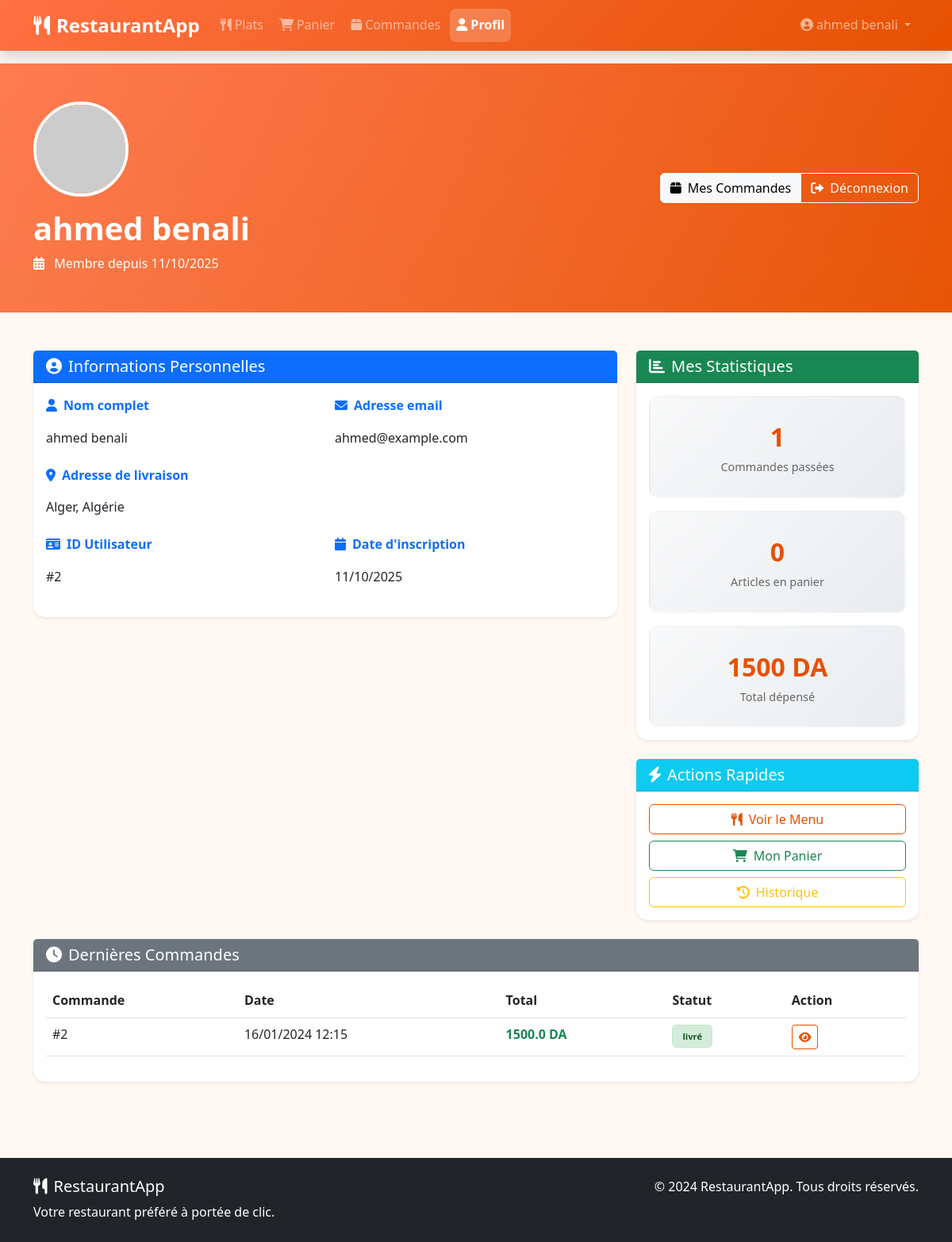
Screenshot of /profil (signed in) with the database file from the repository.
### app.py (models this page shows, shortened)
class User(UserMixin, db.Model):
    id = db.Column(db.Integer, primary_key=True)
    nom = db.Column(db.String(100), nullable=False)
    email = db.Column(db.String(120), unique=True, nullable=False)
    adresse = db.Column(db.String(200))
    password_hash = db.Column(db.String(200))
    date_inscription = db.Column(db.DateTime, default=datetime.utcnow)
    commandes = db.relationship('Commande', backref='client', lazy=True)
    panier_items = db.relationship('PanierItem', backref='utilisateur', lazy=True)
    favoris = db.relationship('Favorite', backref='utilisateur', lazy=True)

class Commande(db.Model):
    id = db.Column(db.Integer, primary_key=True)
    user_id = db.Column(db.Integer, db.ForeignKey('user.id'), nullable=False)
    date_commande = db.Column(db.DateTime, default=datetime.utcnow)
    total = db.Column(db.Float, nullable=False)
    statut = db.Column(db.String(50), default='en attente')
    items = db.relationship('CommandeItem', backref='commande', lazy=True)

### app.py (the view)
@app.route('/profil')
@login_required
def profil():
    return render_template('profil.html', user=current_user)

### app.py (called while the page is built)
@login_manager.user_loader
def load_user(user_id):
    return User.query.get(int(user_id))

@app.context_processor
def utility_processor():
    def format_price(price):
        return "{:,.0f}".format(price).replace(',', ' ')
    return dict(format_price=format_price)

### templates/profil.html (shortened to what this page needs)
{% extends 'base.html' %}
{% block content %}
<div class="profil-header">
    <div class="container">
        <div class="row align-items-center">
            <div class="col-md-8 text-center text-md-start">
                <img src="https://i.pravatar.cc/150?u={{ user.email }}" alt="Photo de profil" class="profil-img">
                <h1 class="display-6 fw-bold mb-2">{{ user.nom }}</h1>
                <p class="member-since mb-0">
                    <i class="fas fa-calendar-alt me-2"></i>
                    Membre depuis {{ user.date_inscription.strftime('%d/%m/%Y') }}
                </p>
            </div>
            <div class="col-md-4 text-center text-md-end mt-3 mt-md-0">
                <div class="btn-group">
                    <a href="{{ url_for('commande') }}" class="btn btn-light">
                        <i class="fas fa-box me-2"></i>Mes Commandes
                    </a>
                    <a href="{{ url_for('logout') }}" class="btn btn-outline-light">
                        <i class="fas fa-sign-out-alt me-2"></i>Déconnexion
                    </a>
                </div>
            </div>
        </div>
    </div>
</div>
<div class="container py-5">
    <div class="row">
        <div class="col-lg-8">
            <div class="card shadow-sm mb-4">
                <div class="card-header bg-primary text-white">
                    <h5 class="mb-0">
                        <i class="fas fa-user-circle me-2"></i>Informations Personnelles
                    </h5>
                </div>
                <div class="card-body">
                    <div class="row">
                        <div class="col-md-6 mb-3">
                            <label class="form-label fw-bold text-primary">
                                <i class="fas fa-user me-2"></i>Nom complet
                            </label>
                            <p class="form-control-plaintext">{{ user.nom }}</p>
                        </div>
                        <div class="col-md-6 mb-3">
                            <label class="form-label fw-bold text-primary">
                                <i class="fas fa-envelope me-2"></i>Adresse email
                            </label>
                            <p class="form-control-plaintext">{{ user.email }}</p>
                        </div>
                        <div class="col-12 mb-3">
                            <label class="form-label fw-bold text-primary">
                                <i class="fas fa-map-marker-alt me-2"></i>Adresse de livraison
                            </label>
                            <p class="form-control-plaintext">{{ user.adresse }}</p>
                        </div>
                        <div class="col-md-6 mb-3">
                            <label class="form-label fw-bold text-primary">
                                <i class="fas fa-id-card me-2"></i>ID Utilisateur
                            </label>
                            <p class="form-control-plaintext">#{{ user.id }}</p>
                        </div>
                        <div class="col-md-6 mb-3">
                            <label class="form-label fw-bold text-primary">
                                <i class="fas fa-calendar me-2"></i>Date d'inscription
                            </label>
                            <p class="form-control-plaintext">{{ user.date_inscription.strftime('%d/%m/%Y') }}</p>
                        </div>
                    </div>
                </div>
            </div>
        </div>
        <div class="col-lg-4">
            <div class="card shadow-sm mb-4">
                <div class="card-header bg-success text-white">
                    <h5 class="mb-0">
                        <i class="fas fa-chart-bar me-2"></i>Mes Statistiques
                    </h5>
                </div>
                <div class="card-body">
                    <div class="row g-3">
                        <div class="col-12">
                            <div class="stats-card">
                                <span class="stat-number">{{ user.commandes|length }}</span>
                                <span class="stat-label">Commandes passées</span>
                            </div>
                        </div>
                        <div class="col-12">
                            <div class="stats-card">
                                <span class="stat-number">{{ user.panier_items|length }}</span>
                                <span class="stat-label">Articles en panier</span>
                            </div>
                        </div>
                        <div class="col-12">
                            <div class="stats-card">
                                <span class="stat-number">
                                    {% set total_depense = user.commandes|sum(attribute='total') %}
                                    {{ "%.0f"|format(total_depense) }} DA
                                </span>
                                <span class="stat-label">Total dépensé</span>
                            </div>
                        </div>
                    </div>
                </div>
            </div>
            <div class="card shadow-sm">
                <div class="card-header bg-info text-white">
                    <h5 class="mb-0">
                        <i class="fas fa-bolt me-2"></i>Actions Rapides
                    </h5>
                </div>
                <div class="card-body">
                    <div class="d-grid gap-2">
                        <a href="{{ url_for('plats') }}" class="btn btn-outline-primary">
                            <i class="fas fa-utensils me-2"></i>Voir le Menu
                        </a>
                        <a href="{{ url_for('panier') }}" class="btn btn-outline-success">
                            <i class="fas fa-shopping-cart me-2"></i>Mon Panier
                        </a>
                        <a href="{{ url_for('commande') }}" class="btn btn-outline-warning">
                            <i class="fas fa-history me-2"></i>Historique
                        </a>
                    </div>
                </div>
            </div>
        </div>
    </div>
    {% if user.commandes %}
    <div class="row mt-4">
        <div class="col-12">
            <div class="card shadow-sm">
                <div class="card-header bg-secondary text-white">
                    <h5 class="mb-0">
                        <i class="fas fa-clock me-2"></i>Dernières Commandes
                    </h5>
                </div>
                <div class="card-body">
                    <div class="table-responsive">
                        <table class="table table-hover">
                            <thead>
                                <tr>
                                    <th>Commande</th>
                                    <th>Date</th>
                                    <th>Total</th>
                                    <th>Statut</th>
                                    <th>Action</th>
                                </tr>
                            </thead>
                            <tbody>
                                {% for commande in user.commandes[:5] %}
                                <tr>
                                    <td>#{{ commande.id }}</td>
                                    <td>{{ commande.date_commande.strftime('%d/%m/%Y %H:%M') }}</td>
                                    <td class="fw-bold text-success">{{ commande.total }} DA</td>
                                    <td>
                                        <span class="badge statut-{{ commande.statut.replace(' ', '-').replace('é', 'e') }}">
                                            {{ commande.statut }}
                                        </span>
                                    </td>
                                    <td>
                                        <a href="{{ url_for('commande') }}" class="btn btn-sm btn-outline-primary">
                                            <i class="fas fa-eye"></i>
                                        </a>
                                    </td>
                                </tr>
                                {% endfor %}
                            </tbody>
                        </table>
                    </div>
                </div>
            </div>
        </div>
    </div>
    {% endif %}
</div>
{% endblock %}

### templates/base.html (shortened to what this page needs)
<!DOCTYPE html>
<html lang="fr">
<head>
    <link href="https://cdn.jsdelivr.net/npm/bootstrap@5.3.0/dist/css/bootstrap.min.css" rel="stylesheet">
    <link href="https://cdnjs.cloudflare.com/ajax/libs/font-awesome/6.0.0/css/all.min.css" rel="stylesheet">
    <link rel="stylesheet" href="{{ url_for('static', filename='main.css') }}">
</head>
<body class="d-flex flex-column min-vh-100">
    <nav class="navbar navbar-expand-lg navbar-dark bg-orange shadow">
        <div class="container">
            <a class="navbar-brand fw-bold" href="{{ url_for('accueil') }}">
                <i class="fas fa-utensils me-2"></i>RestaurantApp
            </a>
            <div class="collapse navbar-collapse" id="navbarNav">
                <ul class="navbar-nav me-auto">
                    <li class="nav-item">
                        <a class="nav-link {% if request.path == '/plats' %}active{% endif %}"
                           href="{{ url_for('plats') }}">
                            <i class="fas fa-utensils me-1"></i>Plats
                        </a>
                    </li>
                    <li class="nav-item">
                        <a class="nav-link {% if request.path == '/panier' %}active{% endif %}"
                           href="{{ url_for('panier') }}">
                            <i class="fas fa-shopping-cart me-1"></i>Panier
                        </a>
                    </li>
                    <li class="nav-item">
                        <a class="nav-link {% if request.path == '/commande' %}active{% endif %}"
                           href="{{ url_for('commande') }}">
                            <i class="fas fa-box me-1"></i>Commandes
                        </a>
                    </li>
                    {% if current_user.is_authenticated %}
                        <li class="nav-item">
                            <a class="nav-link {% if request.path == '/profil' %}active{% endif %}"
                               href="{{ url_for('profil') }}">
                                <i class="fas fa-user me-1"></i>Profil
                            </a>
                        </li>
                    {% endif %}
                </ul>
                <ul class="navbar-nav">
                    {% if current_user.is_authenticated %}
                        <li class="nav-item dropdown">
                            <a class="nav-link dropdown-toggle" href="#" role="button" data-bs-toggle="dropdown">
                                <i class="fas fa-user-circle me-1"></i>{{ current_user.nom }}
                            </a>
                        </li>
                    {% endif %}
                </ul>
            </div>
        </div>
    </nav>
    <main class="flex-grow-1">
        {% block content %}{% endblock %}
    </main>
    <footer class="bg-dark text-white mt-5">
        <div class="container py-4">
            <div class="row">
                <div class="col-md-6">
                    <h5><i class="fas fa-utensils me-2"></i>RestaurantApp</h5>
                    <p class="mb-0">Votre restaurant préféré à portée de clic.</p>
                </div>
                <div class="col-md-6 text-md-end">
                    <p class="mb-0">&copy; 2024 RestaurantApp. Tous droits réservés.</p>
                </div>
            </div>
        </div>
    </footer>
</body>
</html>

### static/main.css (style rules this page uses)
:root { --primary-color: #e65100; --primary-light: #ff7043; --secondary-color: #ffab91; --background-color: #fff8f3; --text-dark: #333; --text-light: #666; --white: #ffffff; --shadow: 0 4px 20px rgba(0,0,0,0.1); --border-radius: 15px; }
body { background-color: var(--background-color); font-family: 'Segoe UI', Tahoma, Geneva, Verdana, sans-serif; color: var(--text-dark); line-height: 1.6; }
.bg-orange { background: linear-gradient(135deg, var(--primary-light), var(--primary-color)) !important; }
.navbar-brand { font-size: 1.5rem; }
.navbar-nav .nav-link { font-weight: 500; transition: all 0.3s ease; border-radius: 8px; margin: 0 2px; }
.navbar-nav .nav-link.active { background-color: rgba(255,255,255,0.2); font-weight: 600; }
.btn-outline-primary { border-color: var(--primary-color); color: var(--primary-color); }
.card { border: none; border-radius: var(--border-radius); box-shadow: var(--shadow); transition: all 0.3s ease; }
.profil-header { background: linear-gradient(135deg, var(--primary-light), var(--primary-color)); color: var(--white); padding: 3rem 0; text-align: center; position: relative; overflow: hidden; }
.profil-header::before { content: ''; position: absolute; top: 0; left: 0; right: 0; bottom: 0; background-size: cover; }
.profil-img { width: 120px; height: 120px; border-radius: 50%; border: 4px solid var(--white); margin-bottom: 1rem; position: relative; }
.stats-card { background: var(--white); border-radius: var(--border-radius); padding: 1.5rem; text-align: center; border: 2px solid var(--secondary-color); transition: all 0.3s ease; }
.stat-number { font-size: 2rem; font-weight: 700; color: var(--primary-color); display: block; }
.stat-label { color: var(--text-light); font-size: 0.9rem; }
.statut-livre { background-color: #d4edda; color: #155724; }
.form-label { font-weight: 600; color: var(--text-dark); margin-bottom: 0.5rem; }
.fade-in { animation: fadeIn 0.6s ease-out; }
.statut-livre { background-color: #d4edda; color: #155724; border: 1px solid #c3e6cb; }
.profil-header { position: relative; overflow: hidden; }
.profil-header::before { content: ''; position: absolute; top: 0; left: 0; right: 0; bottom: 0; background: linear-gradient(45deg, rgba(255,255,255,0.1) 0%, rgba(255,255,255,0) 100%); }
.stats-card { text-align: center; padding: 1.5rem 1rem; border-radius: 12px; background: linear-gradient(135deg, #f8f9fa, #e9ecef); border: 2px solid transparent; transition: all 0.3s ease; }
.badge { font-size: 0.7rem; padding: 0.5rem 0.75rem; }

### rows the page displays
User: nom "ahmed benali", date_inscription "11/10/2025", email "ahmed@example.com", adresse "Alger, Algérie", id "2"
Commande: id "2", date_commande "16/01/2024 12:15", total "1500.0", statut "livré"

### other values shown
{{ user.commandes|length }} "1"
{{ user.panier_items|length }} "0"
{{ "%.0f"|format(total_depense) }} "1500"
